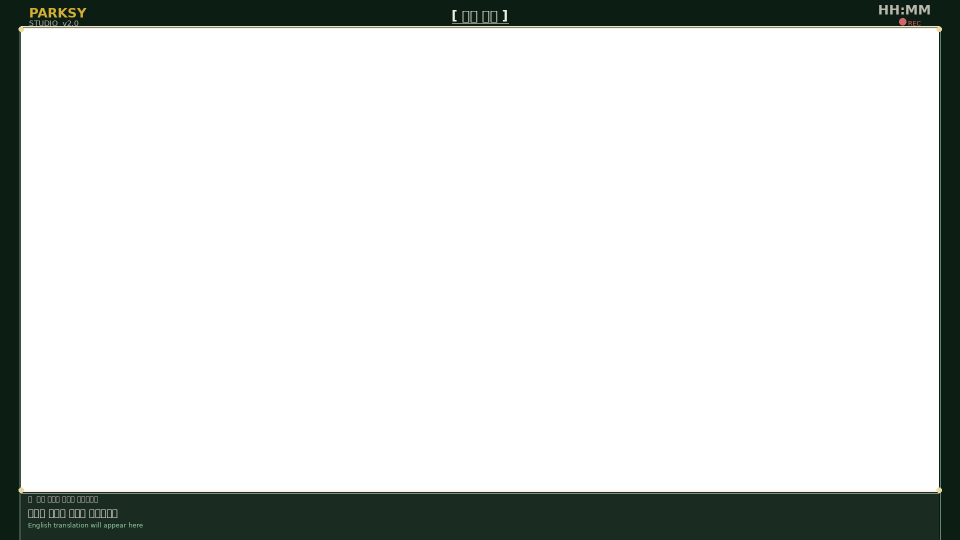
#> input picture apps/parksy-studio/assets/broadcast/frame.png, 1920 x 1080 px (shown at 1/2 size)
$ python liner_engine.py ../../parksy-studio/assets/broadcast/frame.png ../../parksy-studio/assets/broadcast/frame.png
#> lines starting #> are read from the running program, lines starting #| are printed output that depends on the picture; after the words box and inside, x2 and y2 are one past the last pixel; in counts of white or black regions, pixels touching at a corner belong together
#!/usr/bin/env python3
"""
Parksy Liner Engine — Photo → Sketch Pipeline
XDoG edge detection + shade extraction + fixed canvas output

Dependencies: numpy (pkg install python-numpy), Pillow (pkg install python-pillow)
No OpenCV required.

Output per image:
  {name}_line_rgba.png       — 선화 (transparent BG)
  {name}_shade_rgba.png      — 음영 (transparent BG)
  {name}_combo_for_notes.png — Samsung Notes용 합성 (white BG)
  {name}_preview_debug.png   — 4-panel 디버그 프리뷰
  {name}_prompt.json         — AI 스타일링 프롬프트 메타
"""

import sys
import os
import json
import time
from datetime import datetime

try:
    import numpy as np
except ImportError:
    print("[ERROR] numpy 필요: pkg install python-numpy")
    sys.exit(1)

try:
    from PIL import Image, ImageFilter
except ImportError:
    print("[ERROR] Pillow 필요: pkg install python-pillow")
    sys.exit(1)

# ═══════════════════════════════════════════════════
# Constants
# ═══════════════════════════════════════════════════

CANVAS_W = 2160
CANVAS_H = 3060

LINE_COLOR = (0xC3, 0xC3, 0xC3)     # #C3C3C3
LINE_ALPHA_MIN = int(255 * 0.70)     # 178
LINE_ALPHA_MAX = int(255 * 0.85)     # 216

SHADE_COLOR = (0xC8, 0xC8, 0xC8)    # #C8C8C8
SHADE_ALPHA_MIN = int(255 * 0.25)    # 63
SHADE_ALPHA_MAX = int(255 * 0.45)    # 114

# XDoG parameters
XDOG_SIGMA = 0.5
XDOG_K = 1.6
XDOG_P = 20.0
XDOG_EPSILON = 0.01
XDOG_PHI = 10.0


# ═══════════════════════════════════════════════════
# Image I/O via Pillow
# ═══════════════════════════════════════════════════

def read_image(path):
    """Read image → RGB numpy array (H, W, 3) uint8."""
    img = Image.open(path).convert('RGB')
    return np.array(img)


def write_rgba_png(path, rgba_array):
    """RGBA numpy (H,W,4) uint8 → PNG."""
    Image.fromarray(rgba_array, 'RGBA').save(path)


def write_rgb_png(path, rgb_array):
    """RGB numpy (H,W,3) uint8 → PNG."""
    Image.fromarray(rgb_array, 'RGB').save(path)


def to_gray(rgb):
    """RGB uint8 → grayscale float64 [0,1]."""
    return np.dot(rgb.astype(np.float64), [0.2989, 0.5870, 0.1140]) / 255.0


# ═══════════════════════════════════════════════════
# Gaussian blur (separable, numpy-only)
# ═══════════════════════════════════════════════════

def _make_kernel_1d(sigma):
    """1D Gaussian kernel."""
    radius = int(np.ceil(sigma * 3))
    if radius < 1:
        radius = 1
    x = np.arange(-radius, radius + 1, dtype=np.float64)
    k = np.exp(-x ** 2 / (2.0 * sigma ** 2))
    return k / k.sum()


def gaussian_blur(img, sigma):
    """Separable Gaussian blur on 2D float64 array."""
    if sigma < 0.3:
        return img.copy()
    k = _make_kernel_1d(sigma)
    pad = len(k) // 2
    # Horizontal pass
    padded = np.pad(img, ((0, 0), (pad, pad)), mode='reflect')
    h_out = np.zeros_like(img)
    for i in range(len(k)):
        h_out += padded[:, i:i + img.shape[1]] * k[i]
    # Vertical pass
    padded = np.pad(h_out, ((pad, pad), (0, 0)), mode='reflect')
    v_out = np.zeros_like(img)
    for i in range(len(k)):
        v_out += padded[i:i + img.shape[0], :] * k[i]
    return v_out


# ═══════════════════════════════════════════════════
# XDoG Edge Detection
# ═══════════════════════════════════════════════════

def xdog_edge(gray, sigma=XDOG_SIGMA, k=XDOG_K,
              epsilon=XDOG_EPSILON, phi=XDOG_PHI):
    """
    eXtended Difference of Gaussians.
    Returns float64 [0,1]: 0 = strong edge, 1 = background.
    """
    g1 = gaussian_blur(gray, sigma)
    g2 = gaussian_blur(gray, sigma * k)
    dog = g1 - g2

    result = np.where(
        dog >= epsilon,
        1.0,
        1.0 + np.tanh(phi * (dog - epsilon))
    )
    return np.clip(result, 0.0, 1.0)


# ═══════════════════════════════════════════════════
# Shade extraction
# ═══════════════════════════════════════════════════

def extract_shade(gray):
    """
    Tonal shade map from grayscale.
    Returns float64 [0,1]: higher = darker area.
    """
    shade = 1.0 - gray
    shade = gaussian_blur(shade, 8.0)

    smin, smax = shade.min(), shade.max()
    if smax - smin > 0.01:
        shade = (shade - smin) / (smax - smin)
    else:
        shade = np.zeros_like(shade)

    shade[shade < 0.2] = 0.0
    return shade


# ═══════════════════════════════════════════════════
# Letterbox fit to fixed canvas
# ═══════════════════════════════════════════════════

def letterbox_fit(pil_img, tw=CANVAS_W, th=CANVAS_H):
    """
    Pillow Image → resized + padded to (tw, th). Returns (PIL Image, scale, ox, oy).
    """
    w, h = pil_img.size
    scale = min(tw / w, th / h)
    nw, nh = int(w * scale), int(h * scale)
    resized = pil_img.resize((nw, nh), Image.LANCZOS)

    canvas = Image.new('RGB', (tw, th), (0, 0, 0))
    ox = (tw - nw) // 2
    oy = (th - nh) // 2
    canvas.paste(resized, (ox, oy))
    return canvas, scale, ox, oy


# ═══════════════════════════════════════════════════
# Build output layers
# ═══════════════════════════════════════════════════

def build_line_rgba(edge_map):
    """Edge map (0=edge,1=bg) → RGBA uint8."""
    h, w = edge_map.shape
    strength = 1.0 - edge_map  # 1=strong edge
    mask = strength > 0.1

    rgba = np.zeros((h, w, 4), dtype=np.uint8)
    rgba[mask, 0] = LINE_COLOR[0]
    rgba[mask, 1] = LINE_COLOR[1]
    rgba[mask, 2] = LINE_COLOR[2]

    alpha = strength * (LINE_ALPHA_MAX - LINE_ALPHA_MIN) + LINE_ALPHA_MIN
    alpha *= mask
    rgba[:, :, 3] = np.clip(alpha, 0, 255).astype(np.uint8)
    return rgba


def build_shade_rgba(shade_map):
    """Shade map → RGBA uint8."""
    h, w = shade_map.shape
    mask = shade_map > 0.05

    rgba = np.zeros((h, w, 4), dtype=np.uint8)
    rgba[mask, 0] = SHADE_COLOR[0]
    rgba[mask, 1] = SHADE_COLOR[1]
    rgba[mask, 2] = SHADE_COLOR[2]

    alpha = shade_map * (SHADE_ALPHA_MAX - SHADE_ALPHA_MIN) + SHADE_ALPHA_MIN * mask
    rgba[:, :, 3] = np.clip(alpha, 0, 255).astype(np.uint8)
    return rgba


def build_combo(line_rgba, shade_rgba):
    """Line + shade composited on white background → RGB uint8."""
    h, w = line_rgba.shape[:2]
    out = np.full((h, w, 3), 255, dtype=np.float32)

    # Shade first
    sa = shade_rgba[:, :, 3:4].astype(np.float32) / 255.0
    out = out * (1.0 - sa) + shade_rgba[:, :, :3].astype(np.float32) * sa

    # Lines on top
    la = line_rgba[:, :, 3:4].astype(np.float32) / 255.0
    out = out * (1.0 - la) + line_rgba[:, :, :3].astype(np.float32) * la

    return np.clip(out, 0, 255).astype(np.uint8)


def build_preview(original_np, line_rgba, shade_rgba, combo):
    """4-panel: original | line-on-white | shade-on-white | combo. Returns RGB uint8."""
    h, w = original_np.shape[:2]
    qw, qh = w // 2, h // 2

    def _resize(arr, mode):
        return np.array(Image.fromarray(arr, mode).resize((qw, qh), Image.LANCZOS))

    orig_q = _resize(original_np, 'RGB')
    combo_q = _resize(combo, 'RGB')

    # Line on white
    lr = _resize(line_rgba, 'RGBA')
    la = lr[:, :, 3:4].astype(np.float32) / 255.0
    line_vis = np.full((qh, qw, 3), 255, dtype=np.float32)
    line_vis = line_vis * (1 - la) + lr[:, :, :3].astype(np.float32) * la
    line_vis = np.clip(line_vis, 0, 255).astype(np.uint8)

    # Shade on white
    sr = _resize(shade_rgba, 'RGBA')
    sa = sr[:, :, 3:4].astype(np.float32) / 255.0
    shade_vis = np.full((qh, qw, 3), 255, dtype=np.float32)
    shade_vis = shade_vis * (1 - sa) + sr[:, :, :3].astype(np.float32) * sa
    shade_vis = np.clip(shade_vis, 0, 255).astype(np.uint8)

    top = np.hstack([orig_q, line_vis])
    bot = np.hstack([shade_vis, combo_q])
    return np.vstack([top, bot])


# ═══════════════════════════════════════════════════
# Prompt JSON
# ═══════════════════════════════════════════════════

def build_prompt_json(input_path, name_noext, processing_time):
    return {
        "version": "1.0.0",
        "engine": "parksy-liner",
        "source": {"filename": os.path.basename(input_path)},
        "canvas": {"width": CANVAS_W, "height": CANVAS_H},
        "outputs": {
            "line": f"{name_noext}_line_rgba.png",
            "shade": f"{name_noext}_shade_rgba.png",
            "combo": f"{name_noext}_combo_for_notes.png",
            "preview": f"{name_noext}_preview_debug.png",
        },
        "parameters": {
            "xdog_sigma": XDOG_SIGMA, "xdog_k": XDOG_K,
            "xdog_epsilon": XDOG_EPSILON, "xdog_phi": XDOG_PHI,
            "line_color": "#C3C3C3", "shade_color": "#C8C8C8",
        },
        "processing": {
            "time_seconds": round(processing_time, 3),
            "timestamp": datetime.now().isoformat(),
        },
        "prompt_template": (
            f"A detailed pencil sketch drawn with light gray lines (#C3C3C3) "
            f"on white paper, with subtle gray shading (#C8C8C8). "
            f"Hand-drawn artistic style. Canvas {CANVAS_W}x{CANVAS_H}px."
        ),
    }


# ═══════════════════════════════════════════════════
# Main Pipeline
# ═══════════════════════════════════════════════════

def process(input_path, output_dir=None):
    if not os.path.isfile(input_path):
        print(f"[ERROR] File not found: {input_path}")
        sys.exit(1)

    if output_dir is None:
        output_dir = os.path.dirname(os.path.abspath(input_path)) or '.'
    os.makedirs(output_dir, exist_ok=True)

    name_noext = os.path.splitext(os.path.basename(input_path))[0]
    t0 = time.time()

    # 1. Read
    print(f"[1/7] Reading: {input_path}")
    pil_img = Image.open(input_path).convert('RGB')
    print(f"  Original: {pil_img.size[0]}x{pil_img.size[1]}")

    # 2. Letterbox
    print(f"[2/7] Letterbox → {CANVAS_W}x{CANVAS_H}")
    canvas_pil, scale, ox, oy = letterbox_fit(pil_img)
    canvas_np = np.array(canvas_pil)
    print(f"  Scale: {scale:.3f}, Offset: ({ox}, {oy})")

    # 3. Smooth (Pillow bilateral approximation: median + slight blur)
    print("[3/7] Smoothing...")
    smooth_pil = canvas_pil.filter(ImageFilter.MedianFilter(3))
    smooth_np = np.array(smooth_pil)

    # 4. XDoG
    print("[4/7] XDoG edge detection...")
    gray = to_gray(smooth_np)
    edge_map = xdog_edge(gray)

    # 5. Shade
    print("[5/7] Shade extraction...")
    shade_map = extract_shade(gray)

    # 6. Build layers
    print("[6/7] Building layers...")
    line_rgba = build_line_rgba(edge_map)
    shade_rgba = build_shade_rgba(shade_map)
    combo = build_combo(line_rgba, shade_rgba)
    preview = build_preview(canvas_np, line_rgba, shade_rgba, combo)

    t_proc = time.time() - t0

    # 7. Write
    print("[7/7] Writing files...")
    paths = {}

    p = os.path.join(output_dir, f"{name_noext}_line_rgba.png")
    write_rgba_png(p, line_rgba)
    paths['line'] = p
    print(f"  → {p}")

    p = os.path.join(output_dir, f"{name_noext}_shade_rgba.png")
    write_rgba_png(p, shade_rgba)
    paths['shade'] = p
    print(f"  → {p}")

    p = os.path.join(output_dir, f"{name_noext}_combo_for_notes.png")
    write_rgb_png(p, combo)
    paths['combo'] = p
    print(f"  → {p}")

    p = os.path.join(output_dir, f"{name_noext}_preview_debug.png")
    write_rgb_png(p, preview)
    paths['preview'] = p
    print(f"  → {p}")

    p = os.path.join(output_dir, f"{name_noext}_prompt.json")
    with open(p, 'w', encoding='utf-8') as f:
        json.dump(build_prompt_json(input_path, name_noext, t_proc), f, indent=2, ensure_ascii=False)
    paths['prompt'] = p
    print(f"  → {p}")

    t_total = time.time() - t0
    print(f"\n[DONE] Process: {t_proc:.2f}s | Total: {t_total:.2f}s | Files: {len(paths)}")
    return paths


# ═══════════════════════════════════════════════════
# CLI
# ═══════════════════════════════════════════════════

def main():
    if len(sys.argv) < 2 or sys.argv[1] in ('--help', '-h'):
        print("""Parksy Liner Engine — Photo → Sketch

Usage: python liner_engine.py <image> [output_dir]

Output:
  {name}_line_rgba.png        Line art (transparent BG)
  {name}_shade_rgba.png       Shade (transparent BG)
  {name}_combo_for_notes.png  Combined (white BG, Samsung Notes)
  {name}_preview_debug.png    4-panel debug
  {name}_prompt.json          AI prompt metadata""")
        sys.exit(0)

    process(sys.argv[1], sys.argv[2] if len(sys.argv) > 2 else None)
#> in process, `pil_img = Image.open(input_path).convert('RGB')`:
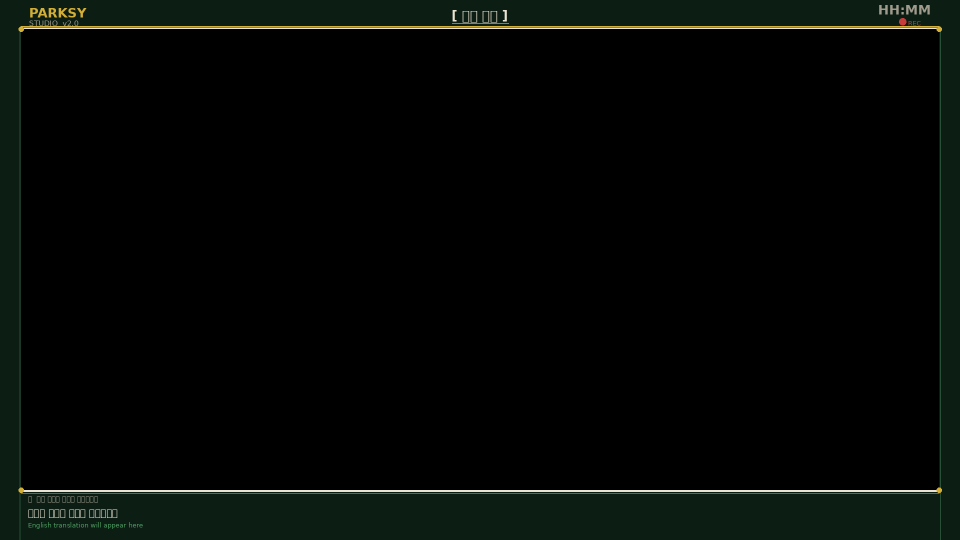
#> pil_img: PIL image 1920x1080 RGB (shown at 1/2 size); mean R, G, B 4.6, 7.6, 5.3
#|   Original: 1920x1080
#> in letterbox_fit, `canvas = Image.new('RGB', (tw, th), (0, 0, 0))`: canvas: PIL image 2160x3060 RGB; every value is 0
#> in process, `canvas_pil, scale, ox, oy = letterbox_fit(pil_img)`: scale = 1.12; ox = 0; oy = 922
#|   Scale: 1.125, Offset: (0, 922)
#> in xdog_edge, `dog = g1 - g2`:
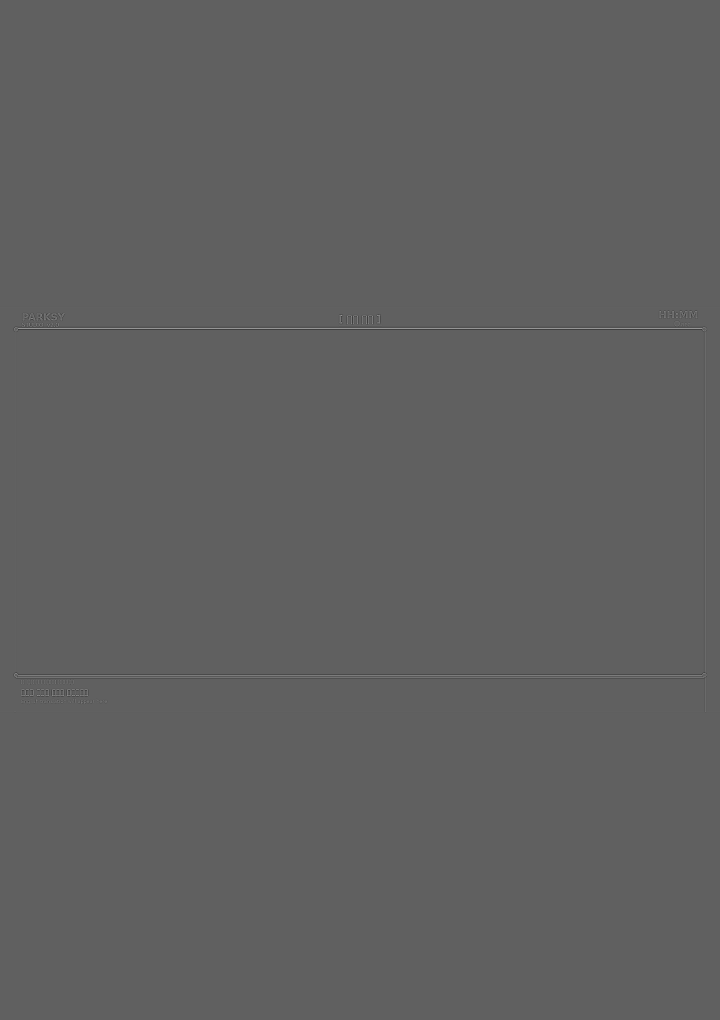
#> dog: shape (3060, 2160) float64 (shown at 1/3 size); min -0.114, max 0.187, mean -3.54e-18; drawn with min black and max white
#> in xdog_edge, `result = np.where( dog >= epsilon, 1.0, 1.0 + np.tanh(phi * (dog - eps..`:
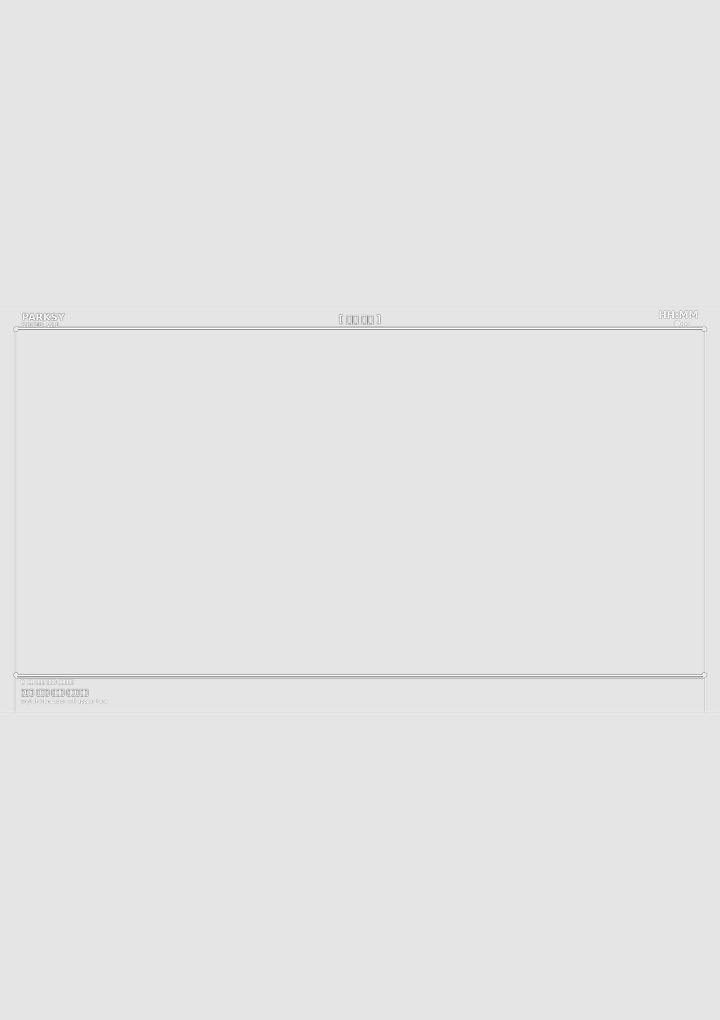
#> result: shape (3060, 2160) float64 (shown at 1/3 size); min 0.155, max 1, mean 0.899
#> in extract_shade, `smin, smax = shade.min(), shade.max()`: smin = 0.635; smax = 1
#> in build_line_rgba, `strength = 1.0 - edge_map`:
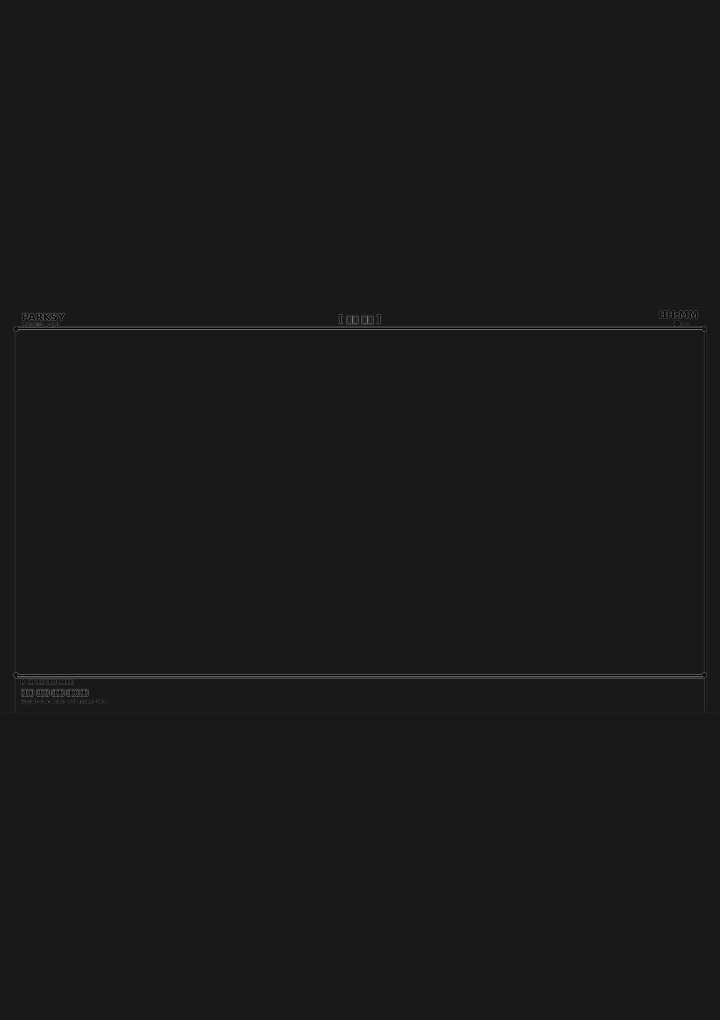
#> strength: shape (3060, 2160) float64 (shown at 1/3 size); min 0, max 0.845, mean 0.101
#> in build_line_rgba, `mask = strength > 0.1`:
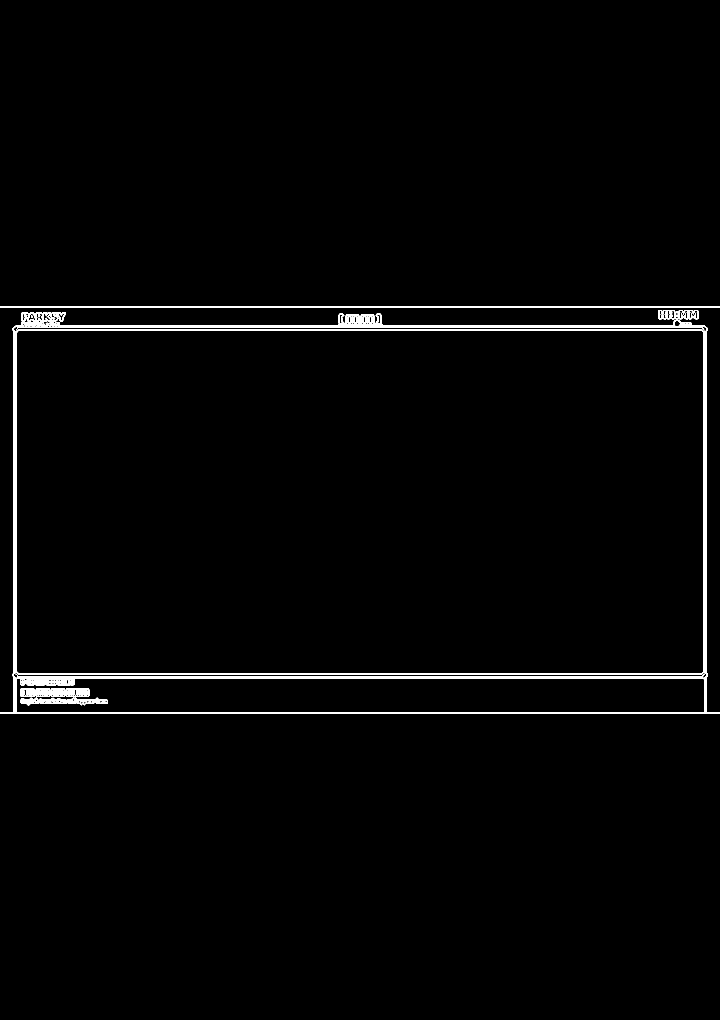
#> mask: shape (3060, 2160) bool (shown at 1/3 size); 1.3% white; 104 white regions (61 under 20 px), largest, box (x1, y1, x2, y2) and area: (0, 941, 2160, 2140) 61426, (0, 919, 2160, 922) 6480, (51, 2029, 2110, 2032) 6175
#> in build_line_rgba, `rgba[:, :, 3] = np.clip(alpha, 0, 255).astype(np.uint8)`:
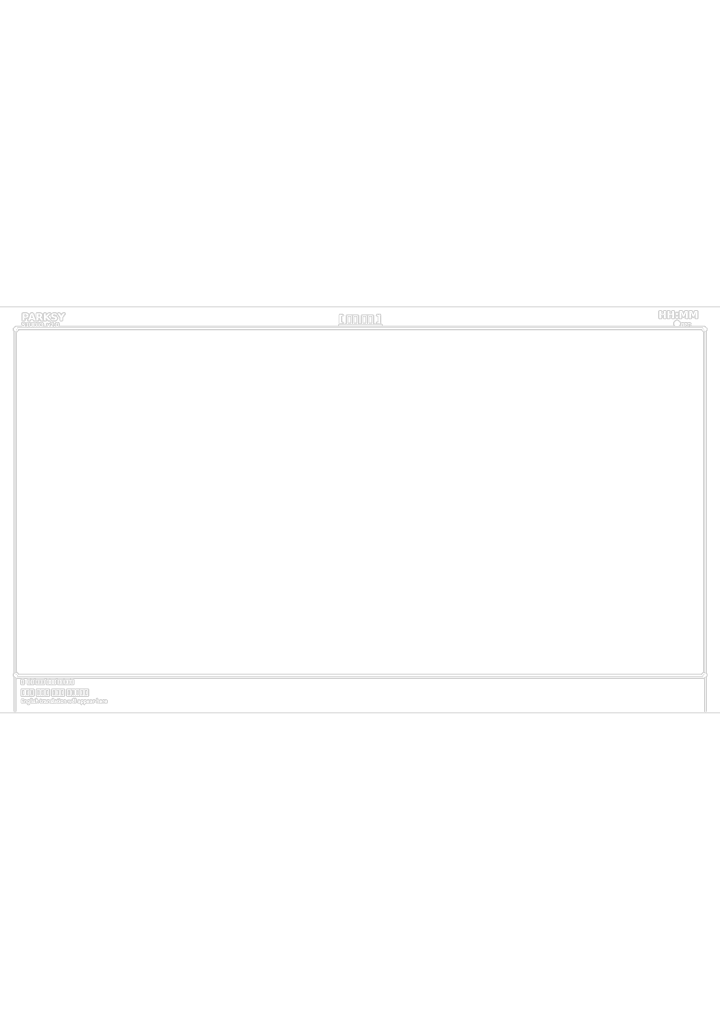
#> rgba: shape (3060, 2160, 4) (shown at 1/3 size); mean of channels 0, 1, 2, 3 2.5, 2.5, 2.5, 2.4; transparent parts drawn white
#> in build_shade_rgba, `mask = shade_map > 0.05`: mask: shape (3060, 2160) bool; 99.9% white; 12 black regions, largest, box (x1, y1, x2, y2) and area: (70, 942, 169, 960) 1335, (2040, 937, 2087, 949) 508, (67, 975, 130, 986) 449


if __name__ == '__main__':
    main()
